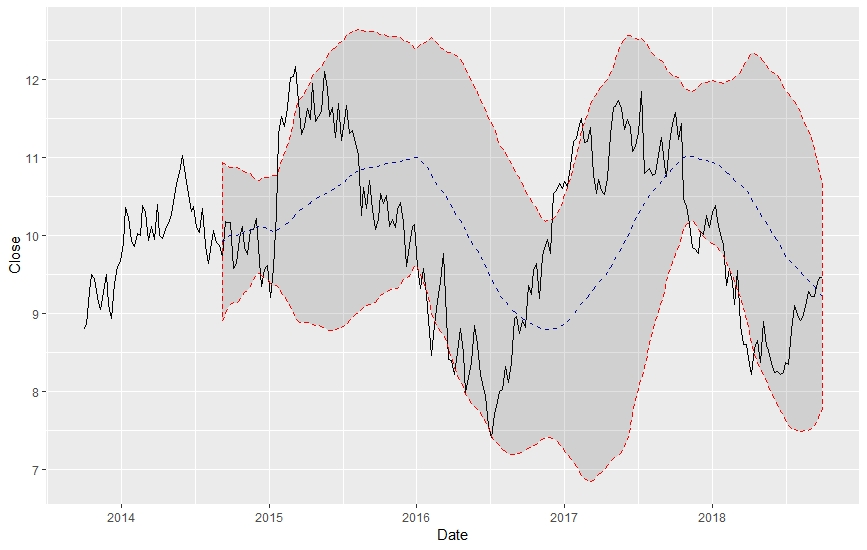

Here is the R script that generated this plot:
library('ggplot2')
library('forecast')
library('tseries')
library('lubridate')
library('tidyquant')

bollinger.close = ts(nordea$Adj.Close, frequency=(frq), start=c(2013,41))
bollinger.High = ts(nordea$High, frequency=(frq), start=c(2013,41))
bollinger.Low = ts(nordea$Low, frequency=(frq), start=c(2013,41))

bollinger.union = ts.union(bollinger.close, bollinger.High, bollinger.Low)
nordea$Date = as.Date(nordea$Date)
#bollinger=data.matrix(bollinger.union) 
#band = BBands(bollinger, n = 20, sd = 2)

nordea

nordea%>%
ggplot(aes(x = Date, y = Close)) +
  geom_line() +           # Plot stock price
  geom_bbands(aes(high = High, low = Low, close = Close), ma_fun = SMA, n = 50) +
  coord_x_date(expand=TRUE)
